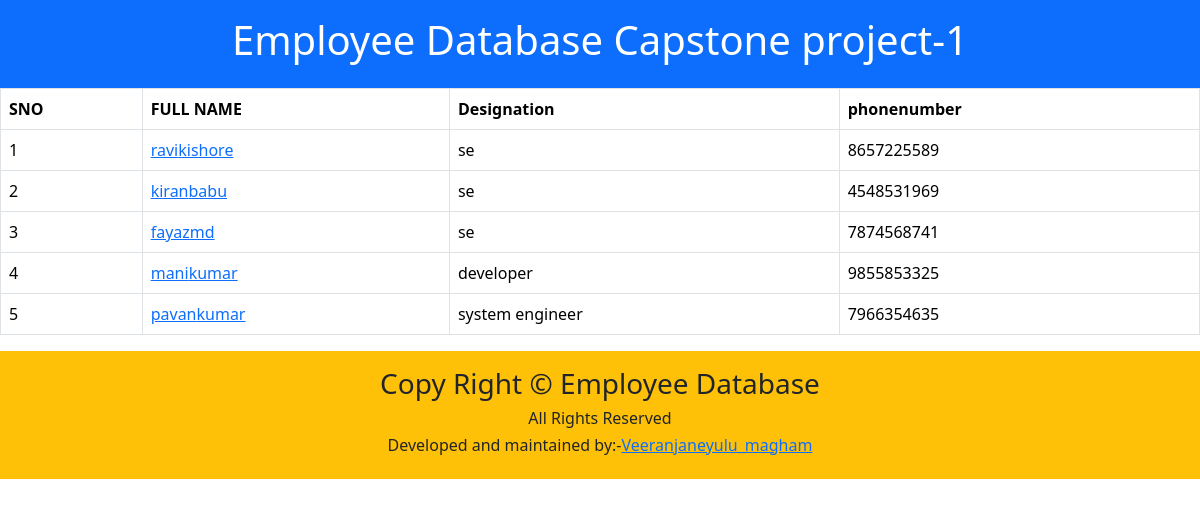
/employee/, run on the app's committed database.
### salary/models.py (models this page shows)
class employee(models.Model):
    first_name=models.CharField(max_length=100);
    last_name=models.CharField(max_length=100);
    photo=models.ImageField(upload_to='images');
    designation=models.CharField(max_length=100);
    email_address=models.EmailField(max_length=100);
    phone_number=models.CharField(max_length=10);

### employee/views.py (the view)
# urls.py: path('employee/',views.information,name='home'),
def information(request):
    employees=employee.objects.all()
    context={
        'employees':employees,
    }
    return render(request,'home.html',context)

### templates/home.html (shortened to what this page needs)
<!DOCTYPE html>
<html lang="en">
<head>
    <link href="https://cdn.jsdelivr.net/npm/bootstrap@5.3.3/dist/css/bootstrap.min.css" rel="stylesheet">
</head>
<body>
  <header class="bg-primary text-white text-center p-3"><h1>Employee Database Capstone project-1</h1></header>
    <table class="table table-bordered table-hover bg-light">
      <thead>
        <th>SNO</th>
        <th>FULL NAME</th>
        <th>Designation</th>
        <th>phonenumber</th>
      </thead>
     <tbody>
      {% for x in employees %}
          <tr>
            <td>{{forloop.counter}}</td>
            <td><a href="{% url 'employee_detail' x.id %}">{{x.first_name}}{{x.last_name}}</a></td>
            <td>{{x.designation}}</td>
            <td>{{x.phone_number}}</td>
          </tr>
      {% endfor %}
     </tbody>
    </table>
    <footer class="text-center bg-warning p-3">
      <h3>Copy Right &copy; Employee Database</h3>
      <h6>All Rights Reserved</h6>
      <h6>Developed and maintained by:-<a href="https://github.com/veeranjaneyulumagham" >Veeranjaneyulu_magham</a></h6>
    </footer>
</body>
</html>

### data on the page
employee: first_name "ravi", last_name "kishore", designation "se", phone_number "8657225589"
employee: first_name "kiran", last_name "babu", designation "se", phone_number "4548531969"
employee: first_name "fayaz", last_name "md", designation "se", phone_number "7874568741"
employee: first_name "mani", last_name "kumar", designation "developer", phone_number "9855853325"
employee: first_name "pavan", last_name "kumar", designation "system engineer", phone_number "7966354635"
